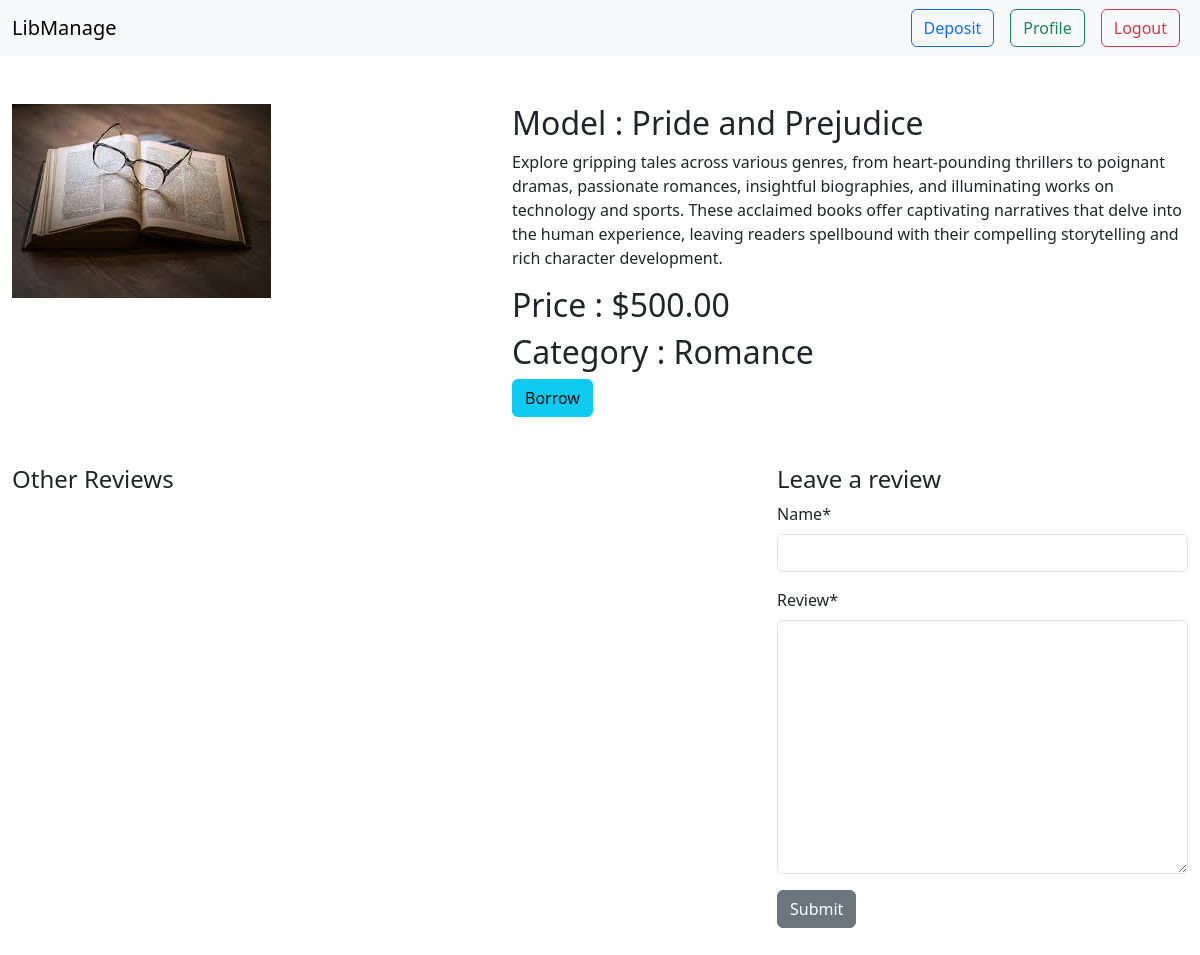
Before: /book/5/ (signed in) with the older database file.
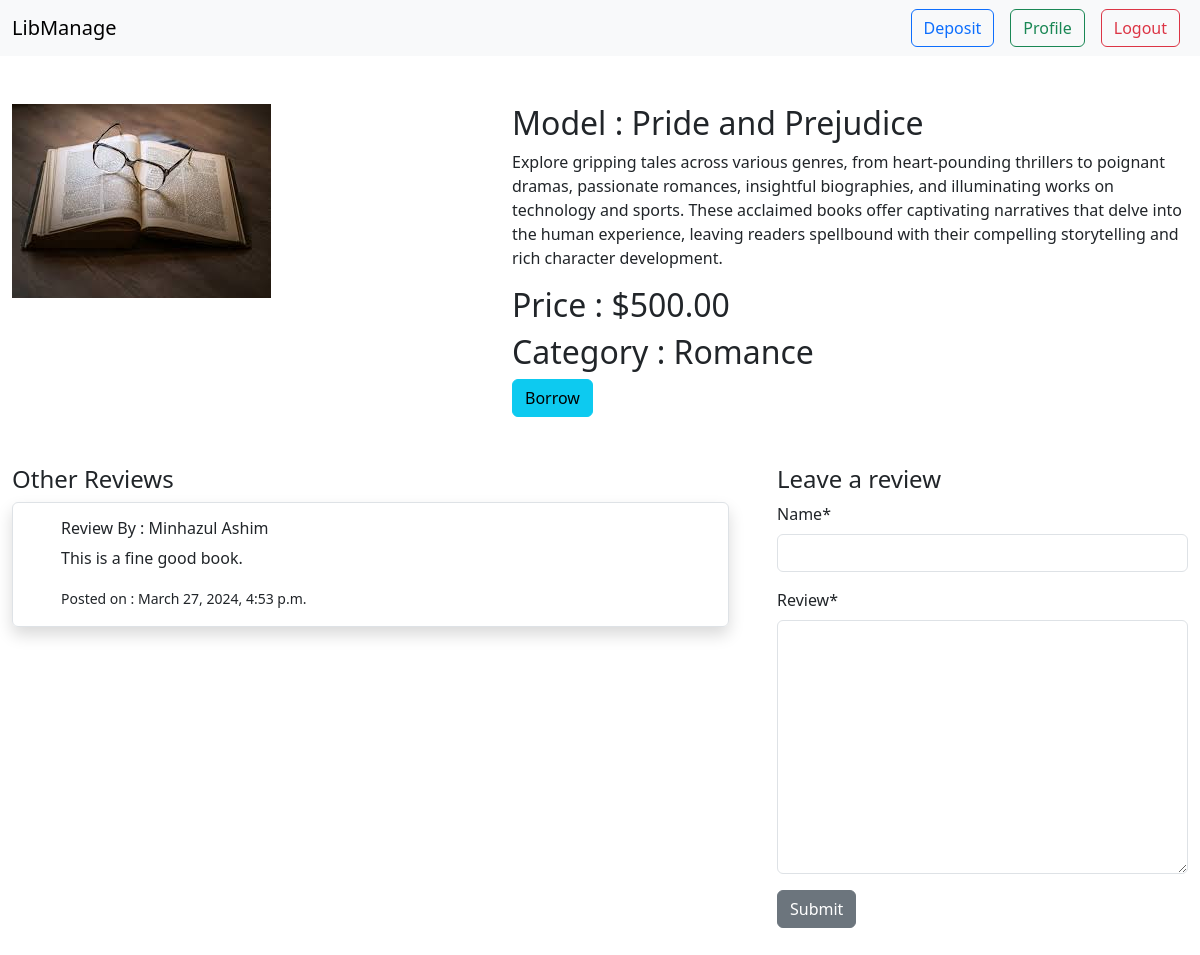
After: the same page with the newer database file.
### review/models.py (models this page shows)
class Review(models.Model) :
    book = models.ForeignKey(Book, on_delete=models.CASCADE, related_name="review");
    user = models.ForeignKey(User, on_delete=models.CASCADE, related_name="user")
    name = models.CharField(max_length = 30);
    review = models.CharField(max_length = 150);
    createdAt = models.DateTimeField(auto_now_add = True);

### book/views.py (the view)
# urls.py: path('<int:pk>/', views.BookDetailView.as_view(), name='detailPage'),
class BookDetailView(DetailView):
    model = Book
    pk_url_kwarg = 'pk'
    template_name = 'bookDetail.html'
    context_object_name = 'book'
    def get_context_data(self, **kwargs):
        context = super().get_context_data(**kwargs)
        context['form'] = ReviewForm()
        context['reviews'] = Review.objects.filter(book=context['book'])
        context['canReview'] = False
        if self.request.user.is_authenticated:
            try:
                borrow = Borrow.objects.get(book=context['book'], user=self.request.user)
                context['canReview'] = True
            except Borrow.DoesNotExist:
                pass
        return context

### review/forms.py (shortened to what this page needs)
class ReviewForm(forms.ModelForm) :
    class Meta :
        model = models.Review;
        fields = ['name', 'review']
        widgets = {
            "review": forms.Textarea(attrs={"row": 3})
        }

### book/templates/bookDetail.html (shortened to what this page needs)
{% extends 'base.html' %}
{% load crispy_forms_tags %}
{% block content %}
<div class="container-fluid my-5">
    <div class="row">
    <div class="col-5">
      <img src="/media/{{book.image.url}}" class="img-fluid object-fit-contain" alt="" />
    </div>
    <div class="col-7">
      <h2>Model : {{book.title}}</h2>
      <p>
        {{book.description}}
      </p>
      <h2>Price : ${{book.price}}</h2>
      <h2>Category : {{book.category.name}}</h2>
      {% if user.is_authenticated %}
      <form action="{% url 'borrowBook' book.id %}" method="POST" style="display: inline;">
          <button type="submit" class="btn btn-info">Borrow</button>
      </form>
      {% endif %}
    </div>
    <div class="d-flex mt-5">
        <div class=" flex-grow-1">
            <h4>Other Reviews</h4>
            <div class="me-5">
                {% for review in reviews %}
                <div class="border rounded shadow px-5 py-3 my-2">
                    <h6>Review By : {{review.name}}</h6>
                    <p>{{review.review}}</p>
                    <small>Posted on : {{review.createdAt}}</small>
                </div>
              {% endfor %}
            </div>
        </div>
        {% if canReview and user.is_authenticated %}
        <div class="flex-1">
            <h4>Leave a review</h4>
            <form action="{% url 'createReview' book.id %}" method="POST">
                {{form | crispy}}
                <button class="btn btn-secondary" type="submit">Submit</button>
            </form>
        </div>
        {% endif %}
    </div>
  </div>
</div>
{% endblock %}

Changed rows visible on the page:
added Review: name "Minhazul Ashim", review "This is a fine good book.", createdAt "March 27, 2024, 4:53 p.m."
